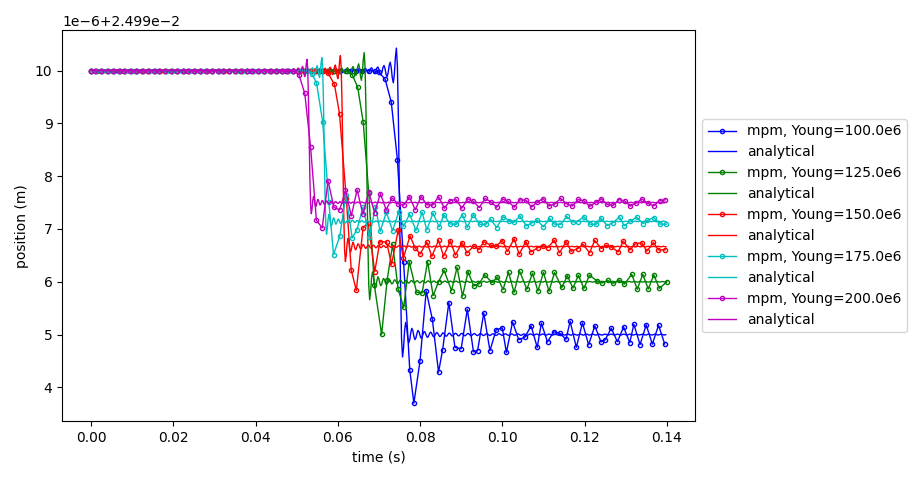

The script that drew this image:
#!/usr/bin/env python3
# -*- coding: utf-8 -*-
"""
Purpose
-------
This example approximates the continuum 1D bar vibration problem using MPM.

Data
----
Created on Sat Mar 20 20:25:53 2021

Author
------
Fabricio Fernandez (<fabricio.hmf@gmail.com>)
"""

# include the modules' path to the current path
import sys
sys.path.append("..")

# external modules
import matplotlib.pyplot as plt # for plot
import numpy as np

# local modules
from modules import mesh # for mesh definition
from modules import material # for material definition
from modules import setup # for setup the problem
from modules import solver # for solving the problem in time
from analitical_solutions import analitical_solution_wave_in_pile as wip


# density values
young_serie = np.linspace(100e6,200e6,5)

# get color palete for plot
color_list = ['b', 'g', 'r', 'c', 'm', 'y', 'k', 'w']

for i in range(len(young_serie)):
    
    # pile length
    L=15

    # number of elements
    nelements=150

    # create an 1D mesh
    msh = mesh.mesh_1D(L=L,nelem=nelements)

    # define a linear material 
    elastic = material.linear_elastic(E=young_serie[i],density=2500)
    
    # put particles in mesh element and set the material
    msh.put_particles_in_all_mesh_elements(ppelem=2,material=elastic)
    
    # setup the model
    msetup = setup.model_setup()
    msetup.interpolation_type="linear"
    msetup.integration_scheme="USF"
    msetup.time=0.14
    msetup.dt=0.01
    msetup.solution_particle=0
    msetup.solution_field='position'
    
    # verify time step
    dt_critical=msh.elements[0].L/(young_serie[i]/elastic.density)**0.5
    msetup.dt = msetup.dt if msetup.dt < dt_critical else dt_critical
    
    # external force
    po =-10e3
    
    # impose intial condition in particle
    msh.particles[-1].f_ext=po
    
    # initial particle position to calculate analytical solution
    pos_initial=msh.particles[0].position
    
    # solve the problem in time
    solver.explicit_solution(msh,msetup)
    
    # subset data for plot
    n_values = 100
    indices = np.linspace(0, len(msetup.solution_array[0])-1, n_values, dtype=int)
    
    y_subset = []
    x_subset = []
    
    for i_index in range(len(indices)): 
        x_subset.append(msetup.solution_array[0][indices[i_index]])
        y_subset.append(msetup.solution_array[1][indices[i_index]])
        
    # plot mpm solution
    plt.plot(x_subset,y_subset,linestyle='solid',linewidth=1,color=color_list[i],marker='o',markersize=3,markerfacecolor='none',label='mpm, Young='+'{:.1f}e6'.format(young_serie[i]/1e6))
    
    # plot the analytical solution
    [anal_xt,anal_vt, anal_t] = wip.wave_in_pile_fixed_and_loaded(L=L,E=young_serie[i],rho=elastic.density,time=msetup.time,dt=msetup.dt/2,po=po,x=pos_initial)
    plt.plot(anal_t,anal_xt,color=color_list[i],linewidth=1,label='analytical')

# configure axis, legends and show plot
plt.gca().set_xlabel('time (s)')
plt.gca().set_ylabel('position (m)')
plt.legend(loc='center left', bbox_to_anchor=(1.0, 0.5))
plt.show()
